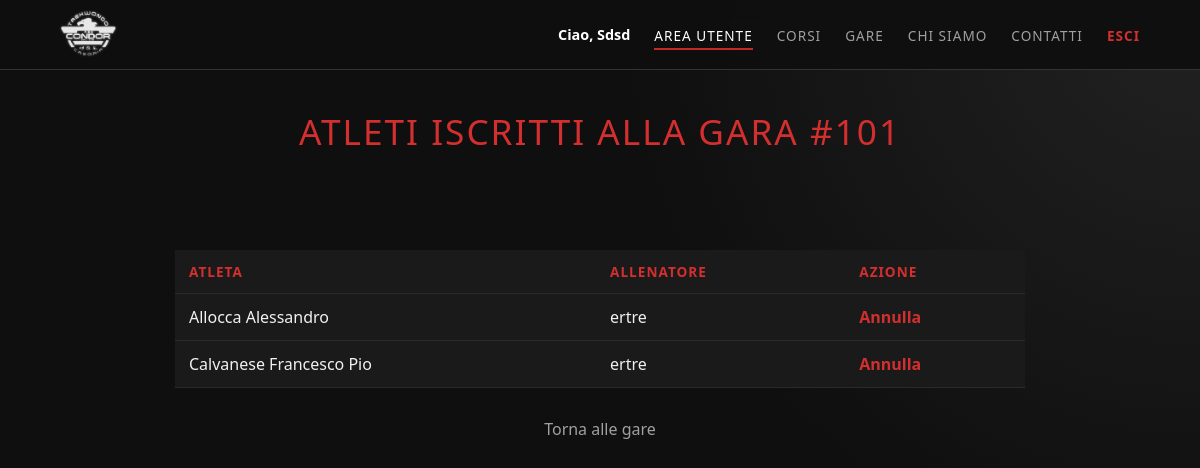
Page /visualizza_iscritti.php?id_gara=101 (signed in) on the committed database.
### tables this page shows
CREATE TABLE `gara_iscrizioni` (
  `id` int(11) NOT NULL,
  `id_gara` int(11) NOT NULL,
  `numero_tesseramento` varchar(50) NOT NULL,
  `allenatore` varchar(100) DEFAULT NULL,
  `data_iscrizione` timestamp NOT NULL DEFAULT current_timestamp()
);

CREATE TABLE `atleti_corsi` (
  `nome` varchar(50) NOT NULL,
  `cognome` varchar(50) NOT NULL,
  `turno` varchar(20) NOT NULL,
  `numero_tesseramento` varchar(50) NOT NULL,
  `grado_cintura` varchar(50) NOT NULL
);

### utils.php (called while the page is built, shortened)
<?php
function e($valore) {
    return htmlspecialchars((string) $valore, ENT_QUOTES, 'UTF-8');
}
?>

### visualizza_iscritti.php (the view, shortened to what this page needs)
<?php
require_once 'utils.php';
$db = connessioneDb();
$id_gara = (int) ($_GET['id_gara'] ?? 0);
$iscritti = [];
if ($db) {
    $risultato = mysqli_query($db, "SELECT gi.id, ac.nome, ac.cognome, gi.allenatore FROM gara_iscrizioni gi LEFT JOIN atleti_corsi ac ON gi.numero_tesseramento = ac.numero_tesseramento WHERE gi.id_gara = $id_gara ORDER BY ac.cognome ASC, ac.nome ASC");
    if ($risultato) {
        while ($riga = mysqli_fetch_assoc($risultato)) {
            $iscritti[] = $riga;
        }
    }
}
?>
<!DOCTYPE html>
<html lang="it">
<head>
    <link rel="stylesheet" href="css/style.css">
</head>
<body>
<?php include 'header.php'; ?>
<main class="page-content column-layout animated-page">
    <header class="corsi-header">
        <h2>Atleti iscritti alla gara #<?php echo e($id_gara); ?></h2>
    </header>
    <section class="gare-container">
        <table class="data-table">
            <thead>
                <tr>
                    <th>Atleta</th>
                    <th>Allenatore</th>
                    <th>Azione</th>
                </tr>
            </thead>
            <tbody>
                <?php if (empty($iscritti)): ?>
                    <tr>
                        <td colspan="3" class="empty-msg">Nessun atleta iscritto a questa gara.</td>
                    </tr>
                <?php else: ?>
                    <?php foreach ($iscritti as $row): ?>
                        <tr>
                            <td><?php echo e(trim($row['cognome'] . ' ' . $row['nome'])); ?></td>
                            <td><?php echo e($row['allenatore']); ?></td>
                            <td>
                                <a href="annulla_iscrizione.php?id=<?php echo e($row['id']); ?>&id_gara=<?php echo e($id_gara); ?>" onclick="return confirm('Vuoi davvero annullare questa iscrizione?')" class="btn-link text-red">Annulla</a>
                            </td>
                        </tr>
                    <?php endforeach; ?>
                <?php endif; ?>
            </tbody>
        </table>
    </section>
    <div class="page-back">
        <a href="gare.php" class="btn-link">Torna alle gare</a>
    </div>
</main>
</body>
</html>

### css/style.css (style rules this page uses)
:root { --bg-dark: #0f0f0f; --panel-dark: #181818; --panel-soft: #1e1e1e; --accent-red: #c62828; --accent-red-light: #d32f2f; --text-white: #ffffff; --text-gray: #a0a0a0; --border-color: #333333; }
* { box-sizing: border-box; margin: 0; padding: 0; }
body { min-height: 100vh; background-color: var(--bg-dark); background-image: radial-gradient(circle at top right, #222 0%, transparent 40%); color: var(--text-white); display: flex; flex-direction: column; font-family: "Segoe UI", "Helvetica Neue", sans-serif; }
a { color: inherit; }
.page-content { align-items: center; display: flex; flex: 1; justify-content: center; padding: 40px 20px; width: 100%; }
.column-layout { align-items: center; flex-direction: column; justify-content: flex-start; }
.fade-in, .form-container, .animated-page { animation: slideUpFade 0.7s cubic-bezier(0.2, 0.8, 0.2, 1) both; }
h1, h2, h3, h4 { line-height: 1.2; }
h2 { color: var(--text-white); font-size: 1.6rem; font-weight: 300; letter-spacing: 1px; margin-bottom: 30px; text-align: center; }
.btn-link { color: var(--text-gray); display: inline-block; text-decoration: none; }
.text-red { color: var(--accent-red-light); font-weight: 600; }
.corsi-header { margin-bottom: 3rem; text-align: center; }
.corsi-header h2 { color: var(--accent-red-light); font-size: 2.2rem; letter-spacing: 2px; text-transform: uppercase; }
.atleti-table, .data-table { background-color: #1a1a1a; border-collapse: collapse; width: 100%; }
.data-table { margin-top: 20px; }
.atleti-table th, .atleti-table td, .data-table th, .data-table td { border-bottom: 1px solid #2a2a2a; padding: 15px 25px; text-align: left; }
.data-table th, .data-table td { padding: 12px 14px; }
.atleti-table th, .data-table th { color: var(--accent-red-light); font-size: 0.85rem; letter-spacing: 1px; text-transform: uppercase; }
.atleti-table td, .data-table td { color: #f1f1f1; font-size: 1rem; }
.gare-container { display: flex; flex-direction: column; gap: 15px; margin: 0 auto; max-width: 850px; width: 100%; }
.page-back { margin-top: 30px; text-align: center; }

### rows in the picture
gara_iscrizioni: numero_tesseramento.nome "Allocca Alessandro", allenatore "ertre"
gara_iscrizioni: numero_tesseramento.nome "Calvanese Francesco Pio", allenatore "ertre"

### other values in the picture
$utente "Sdsd"
$id_gara "101"
